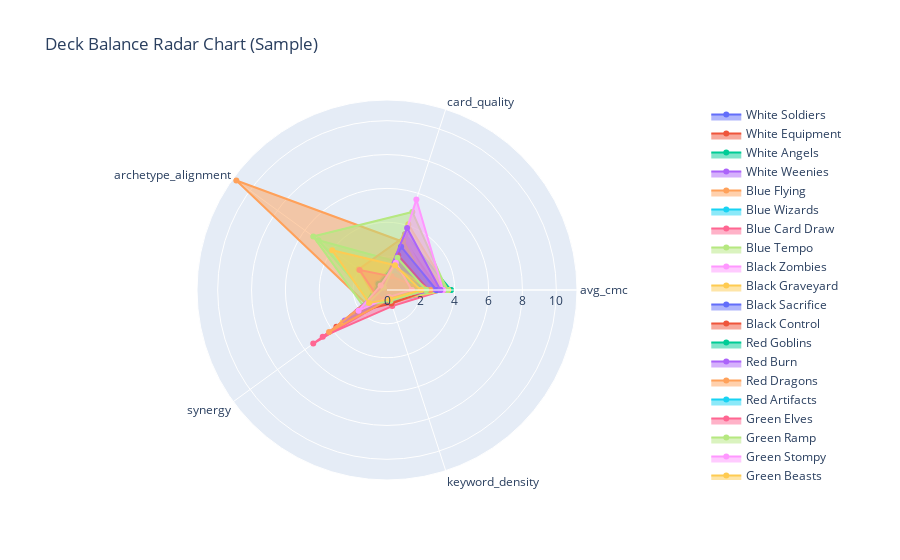

The notebook cell this image was saved under:
### Code cell
# Import plotly for interactive visualizations
import plotly.graph_objects as go

sample_themes = metrics_df.index[:]  # Show first 5 decks as example
radar_metrics = ['avg_cmc', 'card_quality', 'archetype_alignment', 'synergy', 'keyword_density']
fig = go.Figure()
for theme in sample_themes:
    values = metrics_df.loc[theme, radar_metrics].values.tolist()
    fig.add_trace(go.Scatterpolar(
        r=values + [values[0]],
        theta=radar_metrics + [radar_metrics[0]],
        fill='toself',
        name=theme
    ))
fig.update_layout(
    polar=dict(radialaxis=dict(visible=True)),
    showlegend=True,
    title='Deck Balance Radar Chart (Sample)'
)
fig.show()

### Figure 1 — Plotly figure (JSON) as saved in the notebook; plotly's stock layout.template omitted (floating-point values rounded to 4 significant figures)
{"data": [{"fill": "toself", "name": "White Soldiers", "r": [1.154, 1.692, 0.6923, 0.4615, 0.4286, 1.154], "theta": ["avg_cmc", "card_quality", "archetype_alignment", "synergy", "keyword_density", "avg_cmc"], "type": "scatterpolar"}, {"fill": "toself", "name": "White Equipment", "r": [1.923, 2.077, 0.2692, 3.692, 0.6, 1.923], "theta": ["avg_cmc", "card_quality", "archetype_alignment", "synergy", "keyword_density", "avg_cmc"], "type": "scatterpolar"}, {"fill": "toself", "name": "White Angels", "r": [3.769, 3.462, 0.07692, 0.6923, 0.5, 3.769], "theta": ["avg_cmc", "card_quality", "archetype_alignment", "synergy", "keyword_density", "avg_cmc"], "type": "scatterpolar"}, {"fill": "toself", "name": "White Weenies", "r": [1.385, 1.462, 0.6154, 1.846, 0.2, 1.385], "theta": ["avg_cmc", "card_quality", "archetype_alignment", "synergy", "keyword_density", "avg_cmc"], "type": "scatterpolar"}, {"fill": "toself", "name": "Blue Flying", "r": [3, 3, 11, 1.462, 0.5714, 3], "theta": ["avg_cmc", "card_quality", "archetype_alignment", "synergy", "keyword_density", "avg_cmc"], "type": "scatterpolar"}, {"fill": "toself", "name": "Blue Wizards", "r": [3.615, 2.538, 0.3077, 1.462, 0.7143, 3.615], "theta": ["avg_cmc", "card_quality", "archetype_alignment", "synergy", "keyword_density", "avg_cmc"], "type": "scatterpolar"}, {"fill": "toself", "name": "Blue Card Draw", "r": [3.385, 3.462, 0.1538, 4.692, 1, 3.385], "theta": ["avg_cmc", "card_quality", "archetype_alignment", "synergy", "keyword_density", "avg_cmc"], "type": "scatterpolar"}, {"fill": "toself", "name": "Blue Tempo", "r": [2.769, 1.769, 5, 1.154, 0.4444, 2.769], "theta": ["avg_cmc", "card_quality", "archetype_alignment", "synergy", "keyword_density", "avg_cmc"], "type": "scatterpolar"}, {"fill": "toself", "name": "Black Zombies", "r": [1.846, 1.846, 0.3077, 1.462, 0.6667, 1.846], "theta": ["avg_cmc", "card_quality", "archetype_alignment", "synergy", "keyword_density", "avg_cmc"], "type": "scatterpolar"}, {"fill": "toself", "name": "Black Graveyard", "r": [3.615, 4.077, 0.07692, 1.462, 0.6667, 3.615], "theta": ["avg_cmc", "card_quality", "archetype_alignment", "synergy", "keyword_density", "avg_cmc"], "type": "scatterpolar"}, {"fill": "toself", "name": "Black Sacrifice", "r": [1.692, 1.923, 0.3462, 1.308, 0.8333, 1.692], "theta": ["avg_cmc", "card_quality", "archetype_alignment", "synergy", "keyword_density", "avg_cmc"], "type": "scatterpolar"}, {"fill": "toself", "name": "Black Control", "r": [3.077, 3.154, 0.3846, 2, 0.5, 3.077], "theta": ["avg_cmc", "card_quality", "archetype_alignment", "synergy", "keyword_density", "avg_cmc"], "type": "scatterpolar"}, {"fill": "toself", "name": "Red Goblins", "r": [1.538, 1.769, 0.6923, 1.692, 0.6667, 1.538], "theta": ["avg_cmc", "card_quality", "archetype_alignment", "synergy", "keyword_density", "avg_cmc"], "type": "scatterpolar"}, {"fill": "toself", "name": "Red Burn", "r": [1.615, 1.308, 0.3846, 1.538, 0.5714, 1.615], "theta": ["avg_cmc", "card_quality", "archetype_alignment", "synergy", "keyword_density", "avg_cmc"], "type": "scatterpolar"}, {"fill": "toself", "name": "Red Dragons", "r": [2.615, 3.308, 2.077, 0.8462, 0.8333, 2.615], "theta": ["avg_cmc", "card_quality", "archetype_alignment", "synergy", "keyword_density", "avg_cmc"], "type": "scatterpolar"}, {"fill": "toself", "name": "Red Artifacts", "r": [2.692, 2, 0, 1.462, 0.6923, 2.692], "theta": ["avg_cmc", "card_quality", "archetype_alignment", "synergy", "keyword_density", "avg_cmc"], "type": "scatterpolar"}, {"fill": "toself", "name": "Green Elves", "r": [1.385, 1.769, 0, 5.385, 0.5, 1.385], "theta": ["avg_cmc", "card_quality", "archetype_alignment", "synergy", "keyword_density", "avg_cmc"], "type": "scatterpolar"}, {"fill": "toself", "name": "Green Ramp", "r": [3.538, 4.846, 5.385, 1.692, 0.5714, 3.538], "theta": ["avg_cmc", "card_quality", "archetype_alignment", "synergy", "keyword_density", "avg_cmc"], "type": "scatterpolar"}, {"fill": "toself", "name": "Green Stompy", "r": [3.308, 5.615, 0, 2.231, 0.1579, 3.308], "theta": ["avg_cmc", "card_quality", "archetype_alignment", "synergy", "keyword_density", "avg_cmc"], "type": "scatterpolar"}, {"fill": "toself", "name": "Green Beasts", "r": [2.538, 3.077, 0, 3.231, 0.3, 2.538], "theta": ["avg_cmc", "card_quality", "archetype_alignment", "synergy", "keyword_density", "avg_cmc"], "type": "scatterpolar"}, {"fill": "toself", "name": "Azorius Control", "r": [2.923, 2.692, 0.1538, 1.615, 0.3333, 2.923], "theta": ["avg_cmc", "card_quality", "archetype_alignment", "synergy", "keyword_density", "avg_cmc"], "type": "scatterpolar"}, {"fill": "toself", "name": "Dimir Mill", "r": [2.462, 2.154, 0.07692, 2.154, 0.8333, 2.462], "theta": ["avg_cmc", "card_quality", "archetype_alignment", "synergy", "keyword_density", "avg_cmc"], "type": "scatterpolar"}, {"fill": "toself", "name": "Rakdos Aggro", "r": [1.308, 1.538, 0.6154, 1.308, 0.5, 1.308], "theta": ["avg_cmc", "card_quality", "archetype_alignment", "synergy", "keyword_density", "avg_cmc"], "type": "scatterpolar"}, {"fill": "toself", "name": "Gruul Midrange", "r": [3.154, 3.846, 0.3077, 3.077, 0.4706, 3.154], "theta": ["avg_cmc", "card_quality", "archetype_alignment", "synergy", "keyword_density", "avg_cmc"], "type": "scatterpolar"}, {"fill": "toself", "name": "Selesnya Value", "r": [2.538, 1.462, 0.1923, 4.231, 0.5556, 2.538], "theta": ["avg_cmc", "card_quality", "archetype_alignment", "synergy", "keyword_density", "avg_cmc"], "type": "scatterpolar"}, {"fill": "toself", "name": "Orzhov Lifegain Value", "r": [2.154, 1.231, 0.1923, 0.3846, 0.3333, 2.154], "theta": ["avg_cmc", "card_quality", "archetype_alignment", "synergy", "keyword_density", "avg_cmc"], "type": "scatterpolar"}, {"fill": "toself", "name": "Izzet Spells Matter", "r": [2.231, 0.8462, 2, 0.6923, 0.6667, 2.231], "theta": ["avg_cmc", "card_quality", "archetype_alignment", "synergy", "keyword_density", "avg_cmc"], "type": "scatterpolar"}, {"fill": "toself", "name": "Golgari Graveyard Value", "r": [2.308, 2, 0.2308, 1.538, 0.6667, 2.308], "theta": ["avg_cmc", "card_quality", "archetype_alignment", "synergy", "keyword_density", "avg_cmc"], "type": "scatterpolar"}, {"fill": "toself", "name": "Boros Aggro", "r": [1.462, 1.692, 0.4615, 2.077, 0.4286, 1.462], "theta": ["avg_cmc", "card_quality", "archetype_alignment", "synergy", "keyword_density", "avg_cmc"], "type": "scatterpolar"}, {"fill": "toself", "name": "Simic Ramp Control", "r": [2, 1.538, 4, 1.308, 0.5714, 2], "theta": ["avg_cmc", "card_quality", "archetype_alignment", "synergy", "keyword_density", "avg_cmc"], "type": "scatterpolar"}], "layout": {"polar": {"radialaxis": {"visible": true}}, "showlegend": true, "title": {"text": "Deck Balance Radar Chart (Sample)"}}}
